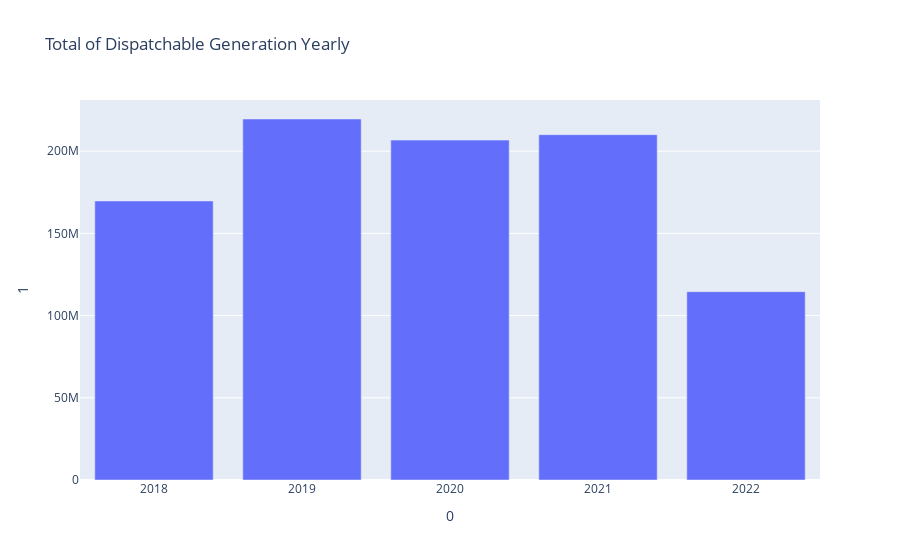

Write notebook code for a chart like this one.
### Code cell
fig = px.bar(sum_dispatchable, x=0, y =1 ,title="Total of Dispatchable Generation Yearly")
fig.show()

### Figure 1 — Plotly figure (JSON) as saved in the notebook; plotly's stock layout.template omitted (floating-point values rounded to 4 significant figures)
{"data": [{"alignmentgroup": "True", "hovertemplate": "0=%{x}<br>1=%{y}<extra></extra>", "legendgroup": "", "marker": {"color": "#636efa", "pattern": {"shape": ""}}, "name": "", "offsetgroup": "", "orientation": "v", "showlegend": false, "textposition": "auto", "type": "bar", "x": [2018, 2019, 2020, 2021, 2022], "xaxis": "x", "y": [169700000.0, 219600000.0, 206700000.0, 210000000.0, 114500000.0], "yaxis": "y"}], "layout": {"barmode": "relative", "legend": {"tracegroupgap": 0}, "title": {"text": "Total of Dispatchable Generation Yearly"}, "xaxis": {"anchor": "y", "domain": [0, 1], "title": {"text": "0"}}, "yaxis": {"anchor": "x", "domain": [0, 1], "title": {"text": "1"}}}}
